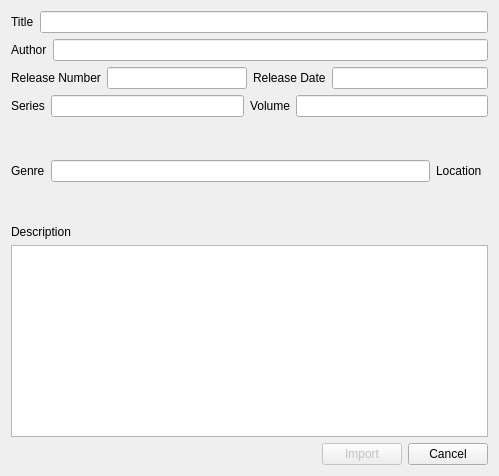
<?xml version="1.0" encoding="UTF-8"?>
<ui version="4.0">
 <class>importDialog</class>
 <widget class="QDialog" name="importDialog">
  <property name="geometry">
   <rect>
    <x>0</x>
    <y>0</y>
    <width>499</width>
    <height>476</height>
   </rect>
  </property>
  <property name="windowTitle">
   <string>Import New Books</string>
  </property>
  <layout class="QVBoxLayout" name="verticalLayout_2">
   <item>
    <layout class="QHBoxLayout" name="horizontalLayout">
     <item>
      <widget class="QLabel" name="label">
       <property name="text">
        <string comment="A books title">Title</string>
       </property>
       <property name="buddy">
        <cstring>titleEdit</cstring>
       </property>
      </widget>
     </item>
     <item>
      <widget class="KLineEdit" name="titleEdit">
       <property name="toolTip">
        <string/>
       </property>
      </widget>
     </item>
    </layout>
   </item>
   <item>
    <layout class="QHBoxLayout" name="horizontalLayout_2">
     <item>
      <widget class="QLabel" name="label_2">
       <property name="text">
        <string comment="A person who writes books.">Author</string>
       </property>
       <property name="buddy">
        <cstring>authorEdit</cstring>
       </property>
      </widget>
     </item>
     <item>
      <widget class="KLineEdit" name="authorEdit"/>
     </item>
    </layout>
   </item>
   <item>
    <layout class="QHBoxLayout" name="horizontalLayout_5">
     <item>
      <layout class="QHBoxLayout" name="horizontalLayout_3">
       <item>
        <widget class="QLabel" name="label_3">
         <property name="text">
          <string comment="A books edition or release number.">Release Number</string>
         </property>
         <property name="buddy">
          <cstring>relNumEdit</cstring>
         </property>
        </widget>
       </item>
       <item>
        <widget class="KLineEdit" name="relNumEdit"/>
       </item>
      </layout>
     </item>
     <item>
      <layout class="QHBoxLayout" name="horizontalLayout_4">
       <item>
        <widget class="QLabel" name="label_4">
         <property name="text">
          <string>Release Date</string>
         </property>
         <property name="buddy">
          <cstring>relDateEdit</cstring>
         </property>
        </widget>
       </item>
       <item>
        <widget class="KLineEdit" name="relDateEdit"/>
       </item>
      </layout>
     </item>
    </layout>
   </item>
   <item>
    <layout class="QHBoxLayout" name="horizontalLayout_8">
     <item>
      <widget class="QLabel" name="label_8">
       <property name="text">
        <string>Series</string>
       </property>
      </widget>
     </item>
     <item>
      <widget class="KLineEdit" name="seriesEdit"/>
     </item>
     <item>
      <widget class="QLabel" name="label_9">
       <property name="text">
        <string>Volume</string>
       </property>
      </widget>
     </item>
     <item>
      <widget class="KLineEdit" name="volumeEdit"/>
     </item>
    </layout>
   </item>
   <item>
    <layout class="QHBoxLayout" name="horizontalLayout_6">
     <item>
      <widget class="QLabel" name="label_5">
       <property name="text">
        <string comment="A books type or style, examples- Science fiction or history">Genre</string>
       </property>
       <property name="buddy">
        <cstring>genreEdit</cstring>
       </property>
      </widget>
     </item>
     <item>
      <widget class="KLineEdit" name="genreEdit"/>
     </item>
     <item>
      <widget class="QLabel" name="label_7">
       <property name="text">
        <string comment="The on disk path to a book.">Location</string>
       </property>
       <property name="buddy">
        <cstring>locationUrlRequestor</cstring>
       </property>
      </widget>
     </item>
     <item>
      <widget class="KUrlRequester" name="locationUrlRequestor"/>
     </item>
    </layout>
   </item>
   <item>
    <layout class="QVBoxLayout" name="verticalLayout">
     <item>
      <widget class="QLabel" name="label_6">
       <property name="text">
        <string comment="A brief summary or description of the book">Description</string>
       </property>
      </widget>
     </item>
     <item>
      <widget class="KTextEdit" name="descEdit">
       <property name="sizePolicy">
        <sizepolicy hsizetype="Expanding" vsizetype="Minimum">
         <horstretch>0</horstretch>
         <verstretch>0</verstretch>
        </sizepolicy>
       </property>
       <property name="minimumSize">
        <size>
         <width>0</width>
         <height>50</height>
        </size>
       </property>
      </widget>
     </item>
    </layout>
   </item>
   <item>
    <layout class="QHBoxLayout" name="horizontalLayout_7">
     <item>
      <spacer name="horizontalSpacer">
       <property name="orientation">
        <enum>Qt::Horizontal</enum>
       </property>
       <property name="sizeHint" stdset="0">
        <size>
         <width>40</width>
         <height>20</height>
        </size>
       </property>
      </spacer>
     </item>
     <item>
      <widget class="KPushButton" name="ImportButton">
       <property name="enabled">
        <bool>false</bool>
       </property>
       <property name="text">
        <string>Import</string>
       </property>
      </widget>
     </item>
     <item>
      <widget class="KPushButton" name="cancelButton">
       <property name="text">
        <string>Cancel</string>
       </property>
      </widget>
     </item>
    </layout>
   </item>
  </layout>
 </widget>
 <customwidgets>
  <customwidget>
   <class>KLineEdit</class>
   <extends>QLineEdit</extends>
   <header>klineedit.h</header>
  </customwidget>
  <customwidget>
   <class>KPushButton</class>
   <extends>QPushButton</extends>
   <header>kpushbutton.h</header>
  </customwidget>
  <customwidget>
   <class>KTextEdit</class>
   <extends>QTextEdit</extends>
   <header>ktextedit.h</header>
  </customwidget>
  <customwidget>
   <class>KUrlRequester</class>
   <extends>QFrame</extends>
   <header>kurlrequester.h</header>
  </customwidget>
 </customwidgets>
 <tabstops>
  <tabstop>titleEdit</tabstop>
  <tabstop>authorEdit</tabstop>
  <tabstop>relNumEdit</tabstop>
  <tabstop>relDateEdit</tabstop>
  <tabstop>seriesEdit</tabstop>
  <tabstop>volumeEdit</tabstop>
  <tabstop>genreEdit</tabstop>
  <tabstop>locationUrlRequestor</tabstop>
  <tabstop>descEdit</tabstop>
  <tabstop>ImportButton</tabstop>
  <tabstop>cancelButton</tabstop>
 </tabstops>
 <resources/>
 <connections>
  <connection>
   <sender>cancelButton</sender>
   <signal>clicked()</signal>
   <receiver>importDialog</receiver>
   <slot>reject()</slot>
   <hints>
    <hint type="sourcelabel">
     <x>491</x>
     <y>461</y>
    </hint>
    <hint type="destinationlabel">
     <x>185</x>
     <y>357</y>
    </hint>
   </hints>
  </connection>
 </connections>
</ui>
